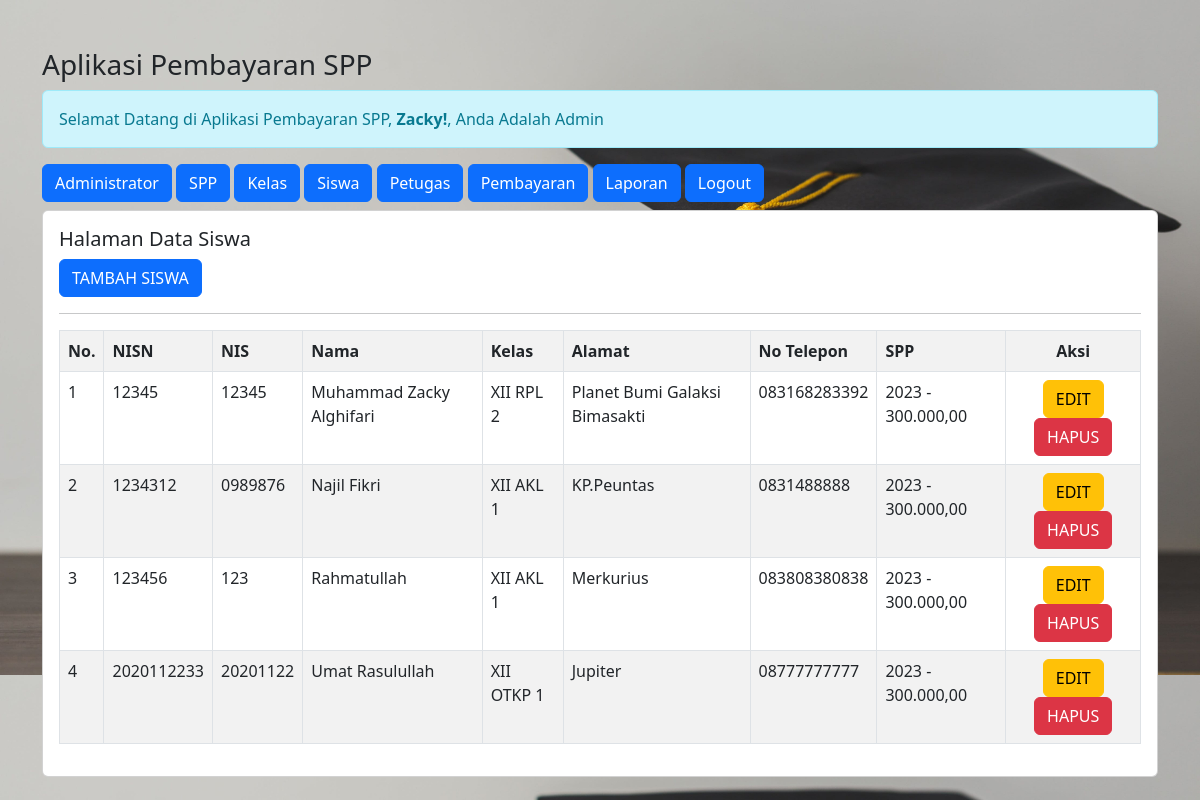
The app's page /admin/admin.php?url=siswa (signed in) with its own data.
### tables this page shows
CREATE TABLE `siswa` (
  `nisn` char(10) NOT NULL,
  `nis` char(8) NOT NULL,
  `nama` varchar(35) NOT NULL,
  `id_kelas` int(11) NOT NULL,
  `alamat` text NOT NULL,
  `no_telp` varchar(13) NOT NULL,
  `id_spp` int(11) NOT NULL
);

CREATE TABLE `kelas` (
  `id_kelas` int(11) NOT NULL,
  `nama_kelas` varchar(15) NOT NULL,
  `kompetensi_keahlian` varchar(50) NOT NULL
);

CREATE TABLE `spp` (
  `id_spp` int(11) NOT NULL,
  `tahun` int(11) NOT NULL,
  `nominal` int(11) NOT NULL
);

### admin/siswa.php (the view)
<h5>Halaman Data Siswa</h5>
<a href="?url=tambah-siswa" class="btn btn-primary"> TAMBAH SISWA </a>
<hr>
<table class="table table-striped table-bordered">
    <tr class="fw-bold">
        <td>No.</td>
        <td>NISN</td>
        <td>NIS</td>
        <td>Nama</td>
        <td>Kelas</td>
        <td>Alamat</td>
        <td>No Telepon</td>
        <td>SPP</td>
        <td style="text-align: center;">Aksi</td>
    </tr>
    <?php
    include '../koneksi.php';
    $no = 1;
    $sql = "SELECT * FROM siswa,spp,kelas WHERE siswa.id_kelas=kelas.id_kelas AND siswa.id_spp=spp.id_spp ORDER BY nama ASC";
    $query = mysqli_query($koneksi, $sql);
    foreach($query as $data){?>
        <tr>
            <td><?= $no++; ?></td>
            <td><?= $data['nisn'] ?></td>
            <td><?= $data['nis'] ?></td>
            <td><?= $data['nama'] ?></td>
            <td><?= $data['nama_kelas'] ?></td>
            <td><?= $data['alamat'] ?></td>
            <td><?= $data['no_telp'] ?></td>
            <td><?= $data['tahun'] ?> - <?= number_format($data['nominal'],2,',','.') ?></td>
            <td style="text-align: center;">
                <a href="?url=edit-siswa&nisn=<?= $data['nisn'] ?>" class='btn btn-warning'>EDIT</a>
                <a onclick="return confirm('Apakah anda Yakin?')" href="?url=hapus-siswa&nisn=<?= $data['nisn'] ?>" class='btn btn-danger'>HAPUS</a>
            </td>
        </tr>
    <?php } ?>
</table>

### admin/admin.php (style rules this page uses)
body { background-image: url(../img/bg.jpg); background-size: 100%; }

### records on screen
siswa: nisn "12345", nis "12345", nama "Muhammad Zacky Alghifari", id_kelas.nama_kelas "XII RPL 2", alamat "Planet Bumi Galaksi Bimasakti", no_telp "083168283392", id_spp.tahun "2023", id_spp.nominal "300.000,00"
siswa: nisn "1234312", nis "0989876", nama "Najil Fikri", id_kelas.nama_kelas "XII AKL 1", alamat "KP.Peuntas", no_telp "0831488888", id_spp.tahun "2023", id_spp.nominal "300.000,00"
siswa: nisn "123456", nis "123", nama "Rahmatullah", id_kelas.nama_kelas "XII AKL 1", alamat "Merkurius", no_telp "083808380838", id_spp.tahun "2023", id_spp.nominal "300.000,00"
siswa: nisn "2020112233", nis "20201122", nama "Umat Rasulullah", id_kelas.nama_kelas "XII OTKP 1", alamat "Jupiter", no_telp "08777777777", id_spp.tahun "2023", id_spp.nominal "300.000,00"

### other values on screen
$_SESSION['nama_petugas'] "Zacky"
